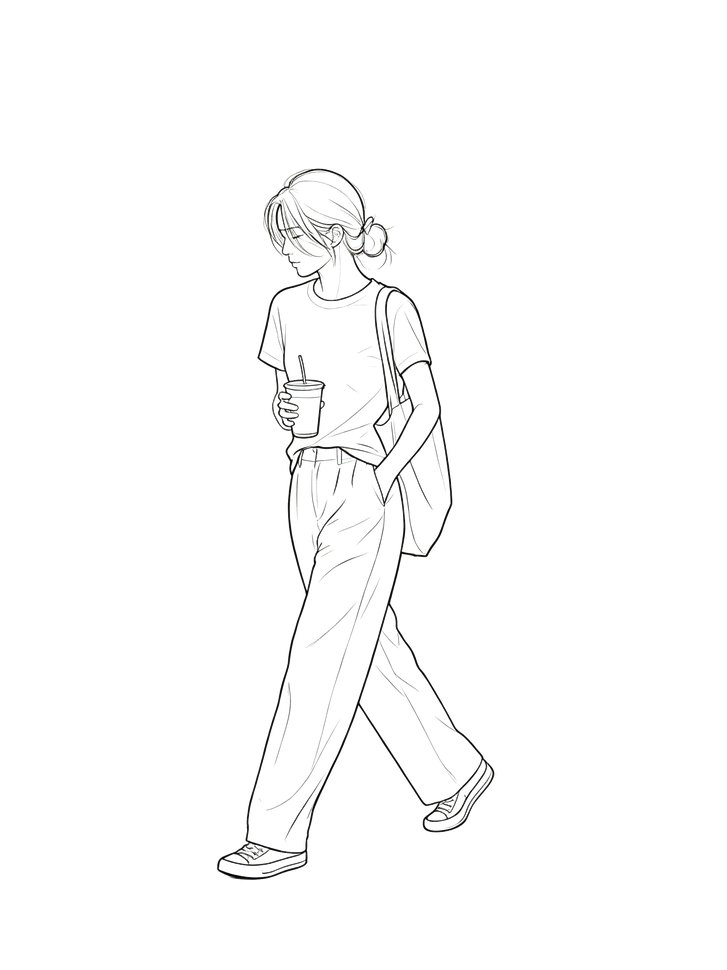
#> input picture scripts/1_nobg.png, 727 x 970 px, shrunk from 1728 x 2304 before the run; its folder holds only this picture in this run
$ python remove_background.py 1_nobg.png
#> lines starting #> are read from the running program, lines starting #| are printed output that depends on the picture
"""
纯色背景去除脚本
将图片中的纯色背景（如白色、绿色、蓝色）去除，输出透明背景 PNG。

用法:
  python remove_background.py input.jpg                      # 单张，自动检测背景色
  python remove_background.py input.jpg -o result.png        # 指定输出路径
  python remove_background.py ./photos/                      # 批量处理目录
  python remove_background.py input.jpg --color "#FFFFFF"    # 手动指定背景色
  python remove_background.py input.jpg --tolerance 40       # 调整去除范围

参数说明:
  --color      背景颜色，格式 "#FFFFFF" 或 "255,255,255"。不指定时自动取四角颜色
  --tolerance  颜色容差 0-255，越大去除越多（默认 30）
  --feather    边缘羽化像素数，让边缘更平滑（默认 3）
"""

import argparse
import sys
from pathlib import Path

import numpy as np
from PIL import Image

SUPPORTED_EXTS = {".jpg", ".jpeg", ".png", ".bmp", ".webp", ".tiff", ".tif"}


# [12 lines left out: function parse_color, not called in this run]


def detect_bg_color(img):
    """取图片四角区域的平均颜色作为背景色"""
    w, h = img.size
    size = max(4, min(w, h) // 20)
    corners = [
        img.crop((0, 0, size, size)),
        img.crop((w - size, 0, w, size)),
        img.crop((0, h - size, size, h)),
        img.crop((w - size, h - size, w, h)),
    ]
    arr = np.concatenate([
        np.asarray(c.convert("RGB"), dtype=np.int16).reshape(-1, 3) for c in corners
    ])
    return tuple(int(x) for x in arr.mean(axis=0))


def remove_background(img, bg_color, tolerance, feather):
    """去除纯色背景，返回透明 PNG 图像"""
    img = img.convert("RGBA")
    rgb = np.asarray(img.convert("RGB"), dtype=np.float32)
    bg = np.array(bg_color, dtype=np.float32)

    # 与背景色的欧氏距离
    dist = np.sqrt(((rgb - bg) ** 2).sum(axis=2))

    # 距离小于 tolerance 的为背景；feather 范围内做渐变过渡
    inner = tolerance
    outer = tolerance + feather
    alpha = np.clip((dist - inner) / max(outer - inner, 1.0), 0.0, 1.0)
    alpha = (alpha * 255).astype(np.uint8)

    rgba = np.dstack([rgb.astype(np.uint8), alpha])
    return Image.fromarray(rgba, "RGBA")


def process_file(src, dst, bg_color, tolerance, feather):
    img = Image.open(src)
    result = remove_background(img, bg_color, tolerance, feather)
    dst.parent.mkdir(parents=True, exist_ok=True)
    result.save(dst, "PNG")


def main():
    parser = argparse.ArgumentParser(description="去除图片纯色背景，输出透明 PNG")
    parser.add_argument("input", type=Path, help="输入图片路径或包含图片的目录")
    parser.add_argument("-o", "--output", type=Path, default=None,
                        help="输出路径（单图模式）。批量模式自动保存到 <目录>_nobg/")
    parser.add_argument("--color", default=None,
                        help="背景色 #RRGGBB 或 R,G,B，默认自动检测四角颜色")
    parser.add_argument("--tolerance", type=int, default=30,
                        help="颜色容差 0-255，越大去除越多（默认 30）")
    parser.add_argument("--feather", type=int, default=3,
                        help="边缘羽化像素数（默认 3）")
    args = parser.parse_args()

    input_path = args.input
    if not input_path.exists():
        print(f"错误：路径不存在 {input_path}", file=sys.stderr)
        sys.exit(1)

    # 收集文件
    if input_path.is_dir():
        files = sorted(
            p for p in input_path.iterdir()
            if p.is_file() and p.suffix.lower() in SUPPORTED_EXTS
        )
        if not files:
            print(f"目录中没有找到支持的图片：{input_path}", file=sys.stderr)
            sys.exit(1)
        out_dir = input_path.parent / f"{input_path.name}_nobg"
        tasks = [(f, out_dir / f"{f.stem}_nobg.png") for f in files]
        print(f"找到 {len(tasks)} 张图片，输出目录：{out_dir}")
    else:
        if args.output:
            out_path = args.output
        else:
            out_path = input_path.parent / f"{input_path.stem}_nobg.png"
        tasks = [(input_path, out_path)]

    # 每张图片单独检测背景色（避免混合检测）
    for i, (src, dst) in enumerate(tasks, 1):
        img = Image.open(src)
#> img is the input picture: PIL image 727x970 RGBA; mean R, G, B, A 7.3, 7.3, 7.2, 5
        bg_color = parse_color(args.color) if args.color else detect_bg_color(img)
#> bg_color = (0, 0, 0)
        print(f"[{i}/{len(tasks)}] {src.name} 背景色={bg_color} 容差={args.tolerance}", flush=True)
#| [1/1] 1_nobg.png 背景色=(0, 0, 0) 容差=30
        try:
            process_file(src, dst, bg_color, args.tolerance, args.feather)
#> in remove_background, `rgb = np.asarray(img.convert("RGB"), dtype=np.float32)`:
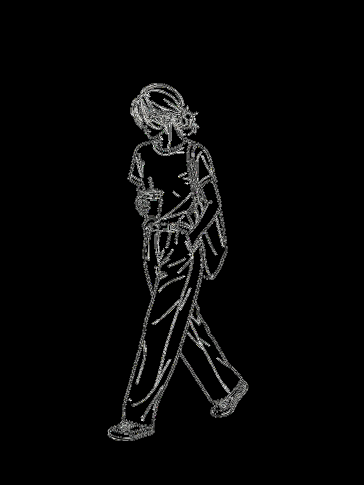
#> rgb: shape (970, 727, 3) float32 (shown at 1/2 size); mean R, G, B 7.3, 7.3, 7.2
#> in remove_background, `bg = np.array(bg_color, dtype=np.float32)`: bg = [0, 0, 0]
#> in remove_background, `alpha = np.clip((dist - inner) / max(outer - inner, 1.0), 0.0, 1.0)`:
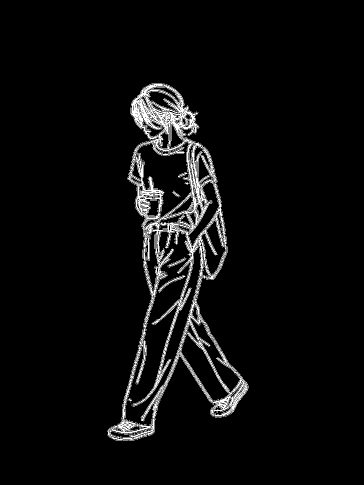
#> alpha: shape (970, 727) float32 (shown at 1/2 size); min 0, max 1, mean 0.0471
#> in remove_background, `rgba = np.dstack([rgb.astype(np.uint8), alpha])`:
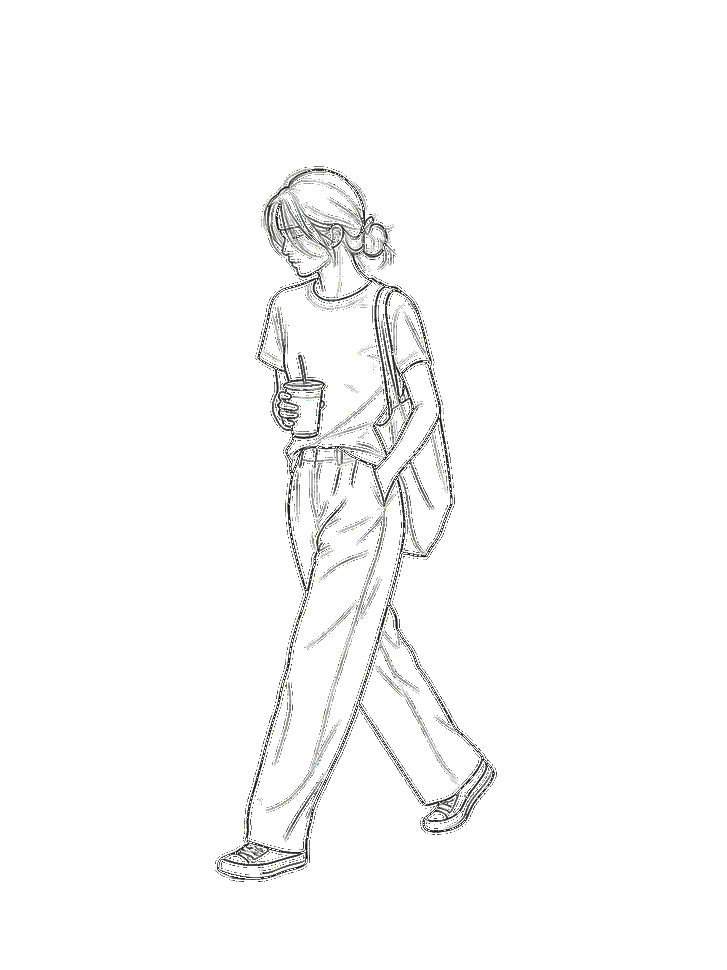
#> rgba: shape (970, 727, 4); mean R, G, B, A 7.3, 7.3, 7.2, 12; transparent parts drawn white
        except Exception as e:
            print(f"  失败：{e}")
            continue
        print(f"  完成 -> {dst}")

    print(f"\n全部处理完成，共 {len(tasks)} 张。")


if __name__ == "__main__":
    main()

$ run again, on scripts/5_nobg.png
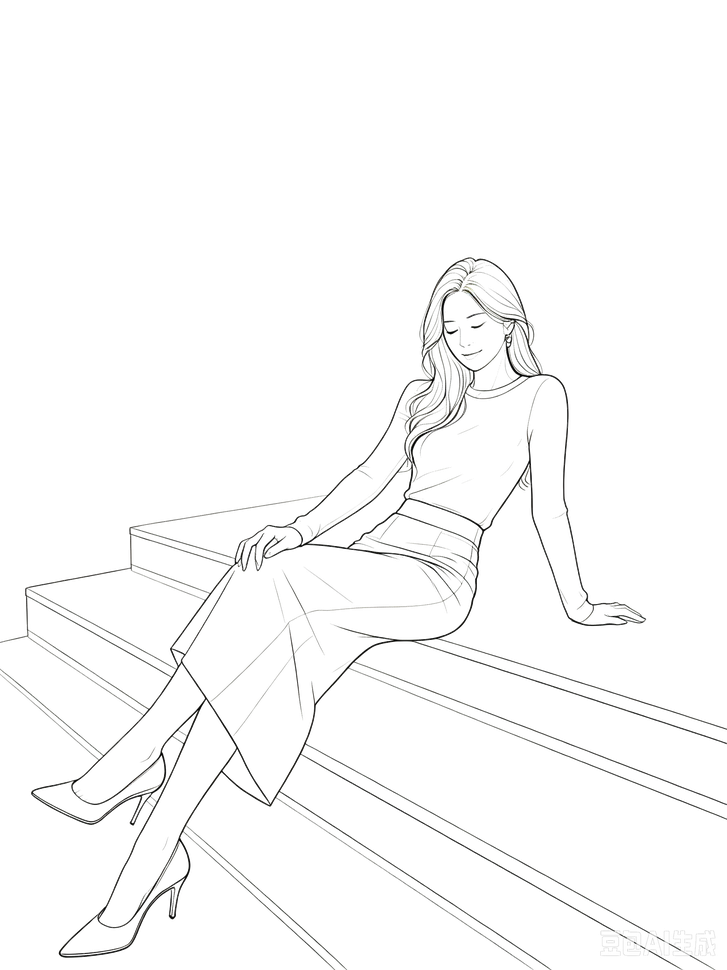
#> input picture scripts/5_nobg.png, 727 x 970 px, shrunk from 1728 x 2304 before the run
#> in main, img is the input picture: PIL image 727x970 RGBA; mean R, G, B, A 11.9, 12, 11.7, 7.4
#> bg_color = (19, 19, 19)
#| [1/1] 5_nobg.png 背景色=(19, 19, 19) 容差=30
#> in remove_background, `rgb = np.asarray(img.convert("RGB"), dtype=np.float32)`:
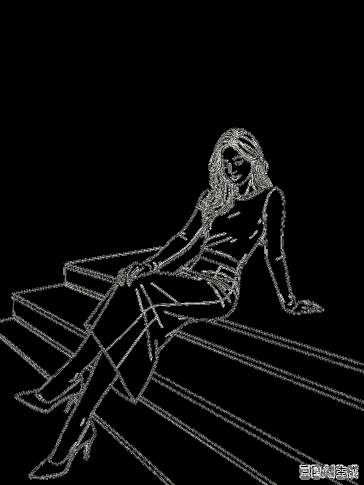
#> rgb: shape (970, 727, 3) float32 (shown at 1/2 size); mean R, G, B 11.9, 12, 11.7
#> bg = [19, 19, 19]
#> in remove_background, `rgba = np.dstack([rgb.astype(np.uint8), alpha])`:
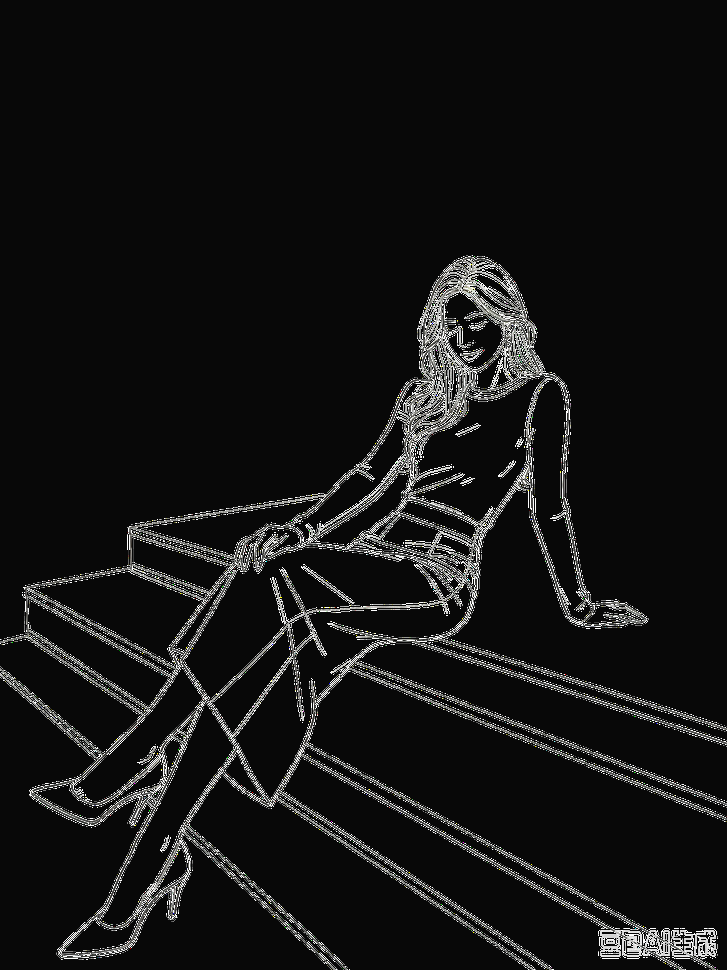
#> rgba: shape (970, 727, 4); mean R, G, B, A 11.9, 12, 11.7, 245.9; transparent parts drawn white

$ run again, on scripts/图片人物微笑优化_nobg.png
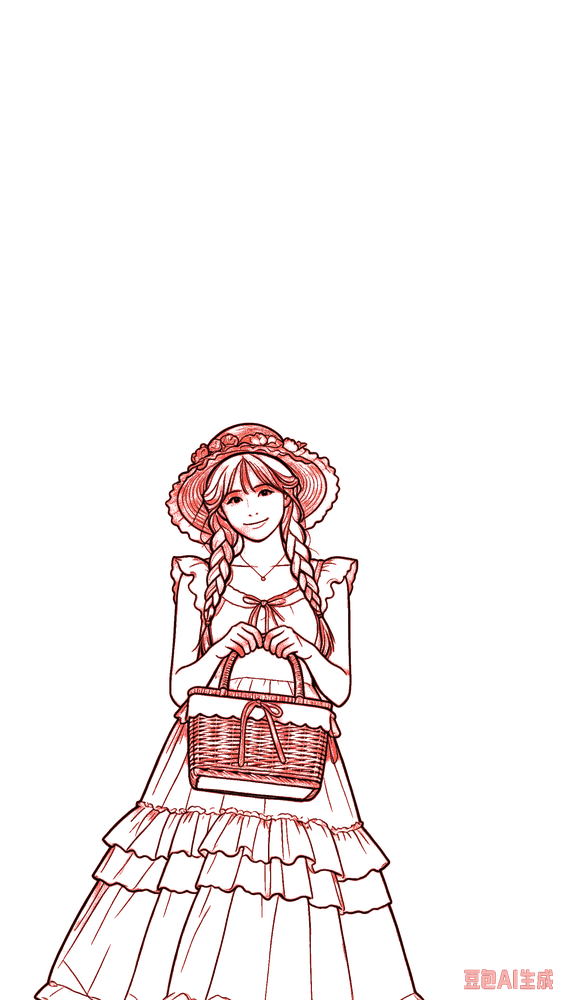
#> input picture scripts/图片人物微笑优化_nobg.png, 562 x 1000 px, shrunk from 1600 x 2848 before the run
#> in main, img is the input picture: PIL image 562x1000 RGBA; mean R, G, B, A 19.2, 6.1, 5.4, 16.6
#> bg_color = (22, 13, 12)
#| [1/1] 图片人物微笑优化_nobg.png 背景色=(22, 13, 12) 容差=30
#> in remove_background, `rgb = np.asarray(img.convert("RGB"), dtype=np.float32)`:
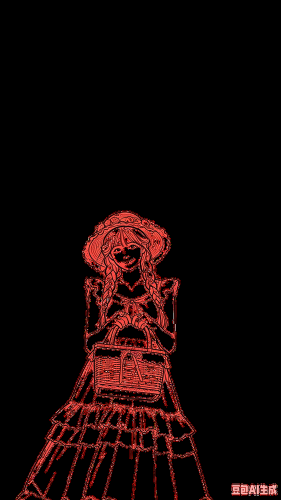
#> rgb: shape (1000, 562, 3) float32 (shown at 1/2 size); mean R, G, B 19.2, 6.1, 5.4
#> bg = [22, 13, 12]
#> in remove_background, `rgba = np.dstack([rgb.astype(np.uint8), alpha])`:
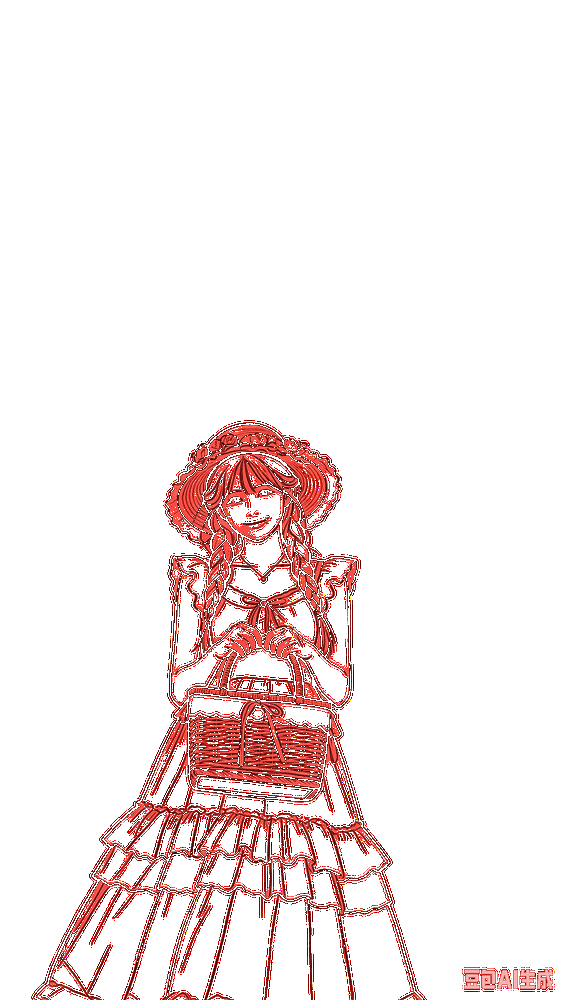
#> rgba: shape (1000, 562, 4); mean R, G, B, A 19.2, 6.1, 5.4, 26.8; transparent parts drawn white
